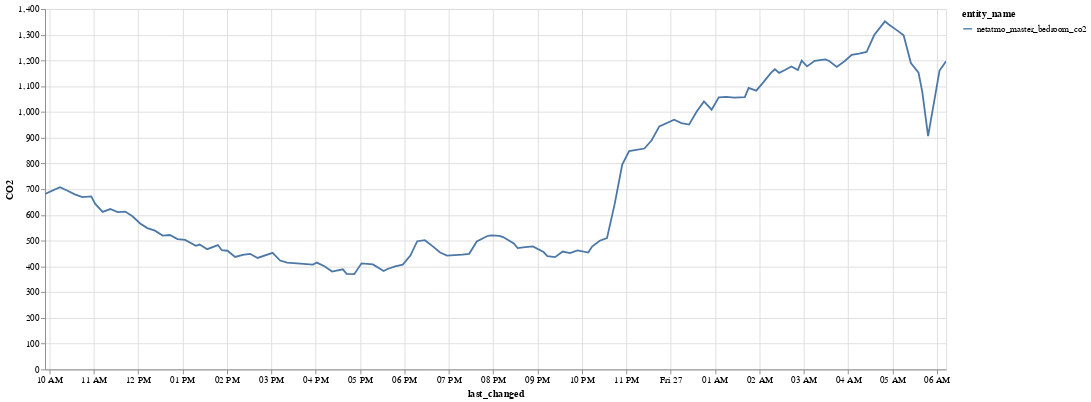

Write notebook code for a chart like this one.
### Code cell
alt.Chart(data).mark_line().encode(
    x='last_changed',
    y=alt.Y('state', title='CO2'),
    color='entity_name',
    tooltip=['entity_name', 'state', 'last_changed']
).properties(
    width=1000,
    height=400
).interactive()
